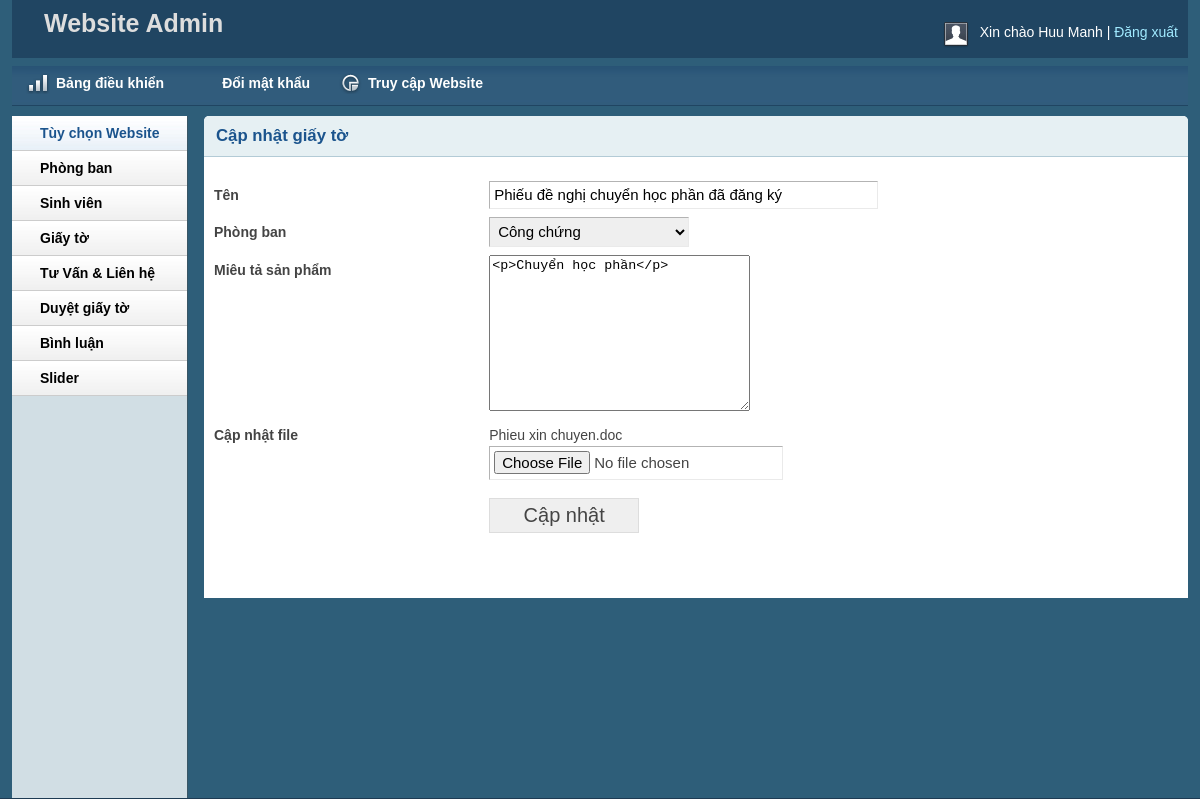
Screenshot of /admin/papersedit.php?papersId=19 (signed in) with the database file from the repository.
### tables this page shows
CREATE TABLE IF NOT EXISTS `tbl_papers` (
`papersId` int(11) NOT NULL,
  `papersName` varchar(255) NOT NULL,
  `departmentId` int(11) NOT NULL,
  `papers_desc` varchar(255) NOT NULL,
  `file` varchar(255) NOT NULL
);

### lib/database.php (called while the page is built, shortened)
<?php
Class Database{
   public $host   = DB_HOST;
   public $user   = DB_USER;
   public $pass   = DB_PASS;
   public $dbname = DB_NAME;
   public $link;
private function connectDB(){
   $this->link = new mysqli($this->host, $this->user, $this->pass,
    $this->dbname);
 }
public function select($query){
  $result = $this->link->query($query) or
   die($this->link->error.__LINE__);
  if($result->num_rows > 0){
    return $result;
  } else {
    return false;
  }
 }
}

### classes/papers.php (called while the page is built, shortened)
<?php
	$filepath = realpath(dirname(__FILE__));
	include_once ($filepath.'/../lib/database.php');
?>
<?php
	class papers
	{
		private $db;
		public function __construct()
		{
			$this->db = new Database();
		}
		public function show_paper($id){
            $query = "SELECT * FROM tbl_papers WHERE papersId = '$id'";
            $result = $this->db->select($query);
            return $result;
        }
	}
?>

### classes/department.php (called while the page is built, shortened)
<?php
	$filepath = realpath(dirname(__FILE__));
	include_once ($filepath.'/../lib/database.php');
?>
<?php
	class department
	{
		private $db;
		public function __construct()
		{
			$this->db = new Database();
		}
		public function show_department(){
			$query = "SELECT * FROM tbl_department order by departmentId desc";
			$result = $this->db->select($query);
			return $result;
		}
	}
?>

### admin/papersedit.php (the view, shortened to what this page needs)
<?php include 'inc/header.php';?>
<?php include 'inc/sidebar.php';?>
<?php include '../classes/department.php';?>
<?php include '../classes/papers.php';?>
<?php
    if(!isset($_GET['papersId']) || $_GET['papersId']==NULL){
       echo "<script>window.location ='paperslist.php'</script>";
    }else{
         $id = $_GET['papersId'];
    }
?>
<div class="grid_10">
    <div class="box round first grid">
        <h2>Cập nhật giấy tờ</h2>
        <div class="block">
               <?php
                        $paper = new papers();
                        $get_papers = $paper->show_paper($id);
                        if($get_papers){
                            while($result_papers = $get_papers->fetch_assoc()){
                ?>
         <form action="" method="post" enctype="multipart/form-data">
            <table class="form">
                <tr>
                    <td>
                        <label>Tên</label>
                    </td>
                    <td>
                        <input type="text" name="papersName" placeholder="Nhập tên giấy tờ..." class="medium" value="<?php echo  $result_papers['papersName']?>" />
                    </td>
                </tr>
                <tr>
                    <td>
                        <label>Phòng ban</label>
                    </td>
                    <td>
                        <select id="select" name="departmentId">
                            <?php
                            $depart = new department();
                            $departlist = $depart->show_department();
                            if($departlist){
                                while($result = $departlist->fetch_assoc()){
                            ?>
                            <option <?php
                            if($result['departmentId']==$result['departmentId']){ echo 'selected';  }
                            ?>
                             value="<?php echo $result['departmentId'] ?>"><?php echo $result['departmentName'] ?></option>
                                <?php
                                    }
                                }
                                ?>
                        </select>
                    </td>
                </tr>
                <tr>
                    <td style="vertical-align: top; padding-top: 9px;">
                        <label>Miêu tả sản phẩm</label>
                    </td>
                    <td>
                        <textarea id="editor1" name="papers_desc" cols="30" rows="10"><?php echo $result_papers['papers_desc'] ?></textarea>
                    </td>
                </tr>
                <tr>
                    <td>
                        <label>Cập nhật file</label>
                    </td>
                    <td>
                        <?php echo $result_papers['file'] ?> <br>
                        <input type="file" name="file"   />
                    </td>
                </tr>
                <tr>
                    <td></td>
                    <td>
                        <input style="margin-top:10px; width: 150px; height: 35px;cursor: pointer;" type="submit" name="submit" Value="Cập nhật" />
                    </td>
                </tr>
            </table>
            </form>
            <?php
        }
        }
            ?>
        </div>
    </div>
</div>
<?php include 'inc/footer.php';?>

### admin/css/text.css (style rules this page uses)
body { font: 13px/1.5 Tahoma, Helvetica, Arial, 'Liberation Sans', FreeSans, sans-serif; }
h2 { font-size: 23px; }
p, dl, hr, h1, h2, h3, h4, h5, h6, ol, ul, pre, table, address, fieldset { margin-bottom: 20px; }

### admin/css/grid.css (style rules this page uses)
.grid_1, .grid_2, .grid_3, .grid_4, .grid_5, .grid_6, .grid_7, .grid_8, .grid_9, .grid_10, .grid_11, .grid_12, .grid_13, .grid_14, .grid_15, .grid_16 { display: inline; float: left; margin-left: 1%; margin-right: 1%; }
.container_12 .grid_10 { width: 81.333%; }

### admin/css/layout.css (style rules this page uses)
body { background: #fff none repeat scroll 0 0; color: #444; font-size: 14px; padding: 0; }
h1, h2, h3, h4, h5, h6 { line-height:1.2em; margin-bottom:.3em; }
h2 { margin-top:1em; }
.box { background:#fff; margin-bottom:20px; padding:10px 10px 10px 10px; margin-left:-8px; }
.box.grid { padding-bottom:40px; }
.box.round { -moz-border-radius: 5px 5px 0px 0px; -webkit-border-radius: 5px 5px 0px 0px; border-radius: 5px 5px 0px 0px; }
.box h2 { font-size:1.2em; font-weight:bold; color:#1B548D; background:#E6F0F3; margin:-10px -10px 0 -10px; padding:10px 12px; border-bottom:1px solid #B3CBD6; -moz-border-radius: 5px 5px 0px 0px; -webkit-border-radius: 5px 5px 0px 0px; border-radius: 5px 5px 0px 0px; }
.box.first { min-height: 406px; }
.block { padding-top:20px; }
table.form { width:100%; }
table.form td { padding:4px 0px; }
table.form label { font-weight:bold; }
table.form input, table.form select { font-size: 15px; padding: 4px 4px 5px 4px; border-top: 1px solid #b3b3b3; border-left: 1px solid #b3b3b3; border-right: 1px solid #eaeaea; border-bottom: 1px solid #eaeaea; }
table.form input[type="submit"] { border: 1px solid #ddd; color: #444; cursor: pointer; font-size: 20px; padding: 2px 10px; }
input.medium { width: 55%; }
.block { padding-bottom:1px; }
table.form select { width:200px; }

### rows the page displays
tbl_papers: papersName "Phiếu đề nghị chuyển học phần đã đăng ký", papers_desc "<p>Chuyển học phần</p>", file "Phieu xin chuyen.doc"

### other values shown
Session::get('adminName') "Huu Manh"
form field departmentId "Công chứng"
